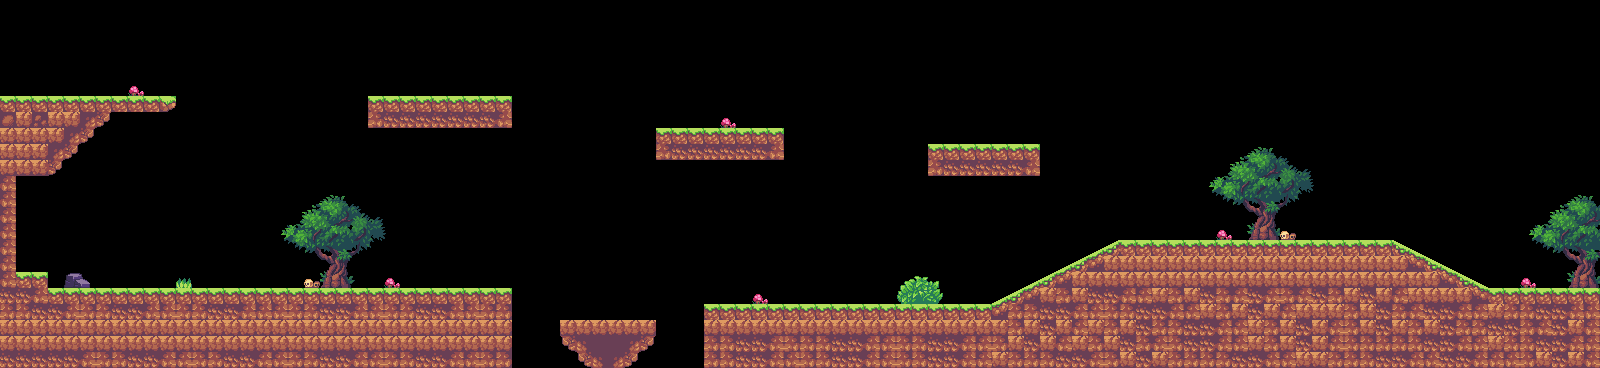

Rendered tile map (Tiled .tmx) drawn with the repository's tilesets; below, a short description and the map source with its tile grids summarised:
An orthogonal 100x23 tile map with 16x16 px tiles, 2 tile layers (ground, on the ground), 2 tilesets and 31 objects (7x gem, 3x enemy).

<map version="1.10" tiledversion="1.10.2" orientation="orthogonal" renderorder="right-down" width="100" height="23" tilewidth="16" tileheight="16" infinite="0" nextlayerid="5" nextobjectid="40">
 <editorsettings>
  <export target="../map2.lua" format="lua" />
 </editorsettings>
 <tileset firstgid="1" name="tileset1" tilewidth="16" tileheight="16" tilecount="575" columns="25">
  <image source="../../Environment/tileset1.png" width="400" height="368" />
 </tileset>
 <tileset firstgid="576" name="props" tilewidth="16" tileheight="16" tilecount="364" columns="26">
  <image source="../../Environment/props.png" width="416" height="224" />
 </tileset>
 <layer id="1" name="ground" width="100" height="23">
  <data>[2300 cells, 677 non-empty, 26 distinct tile ids]</data>
 </layer>
 <layer id="2" name="on the ground" width="100" height="23">
  <data>[2300 cells, 128 non-empty, 60 distinct tile ids]</data>
 </layer>
 <objectgroup color="#00ff00" id="4" name="entity">
  <object id="18" name="Gem" type="gem" x="224.5" y="211.5" width="15" height="13" />
  <object id="19" name="Enemy" type="enemy" x="248" y="269">
   <point />
  </object>
  <object id="22" name="Gem" type="gem" x="610" y="239" width="15" height="13" />
  <object id="23" name="Gem" type="gem" x="864.5" y="269.5" width="15" height="13" />
  <object id="25" name="Gem" type="gem" x="1533.83" y="256.167" width="15" height="13" />
  <object id="26" name="Gem" type="gem" x="975.167" y="109.5" width="15" height="13" />
  <object id="27" name="Gem" type="gem" x="429.833" y="49.5" width="15" height="13" />
  <object id="28" name="Gem" type="gem" x="32.5" y="225.5" width="15" height="13" />
  <object id="29" name="Enemy" type="enemy" x="1266" y="205.5">
   <point />
  </object>
  <object id="33" name="Enemy" type="enemy" x="721.5" y="89">
   <point />
  </object>
 </objectgroup>
 <objectgroup color="#ff0000" id="3" name="solid">
  <properties>
   <property name="collidable" type="bool" value="true" />
  </properties>
  <object id="1" x="0.401559" y="291.153" width="511.577" height="77.0341" />
  <object id="2" x="0.386258" y="274.888" width="47.2275" height="17.1136" />
  <object id="3" x="0.3105" y="176.15" width="14.879" height="97.5795" />
  <object id="4" x="-0.11375" y="98.8068" width="175.227" height="12.75" />
  <object id="5" x="0.204432" y="158.898" width="48.5002" height="17.1136" />
  <object id="6" x="368.083" y="99.3826" width="143.743" height="28.75" />
  <object id="7" x="656.02" y="130.693" width="127.973" height="28.8636" />
  <object id="8" x="560.507" y="320.352" width="95.2275" height="17.1136" />
  <object id="9" x="704.341" y="307.261" width="783.903" height="59.7954" />
  <object id="10" x="1488.39" y="290.735" width="111.227" height="76.4886" />
  <object id="11" x="1120.39" y="242.943" width="270.88" height="64.1761" />
  <object id="15" x="992.386" y="305.856">
   <polygon points="-0.312386,1.31019 127.988,-62.9043 128.01,-2.47515 128.01,1.48509" />
  </object>
  <object id="16" x="1391.27" y="242.788">
   <polygon points="-0.00390625,0.148438 97.0906,47.9479 97.0884,64.6722 0.0625,64.4167" />
  </object>
  <object id="17" x="927.886" y="146.898" width="111.227" height="28.1591" />
  <object id="21" x="511.792" y="291.058" width="0.1915" height="0.0863278" />
  <object id="30" x="1120.54" y="242.635" width="0.652438" height="0.266015" />
  <object id="34" x="655.999" y="130.589" width="0.1915" height="0.0863278" />
  <object id="35" x="783.791" y="130.594" width="0.1915" height="0.0863278" />
  <object id="37" x="1596.39" y="0.2557" width="5.89367" height="290.239" />
  <object id="38" x="-3.62865" y="0.0623182" width="5.89367" height="98.1481" />
  <object id="39" x="1390.46" y="242.644" width="0.652438" height="0.266015" />
 </objectgroup>
</map>
